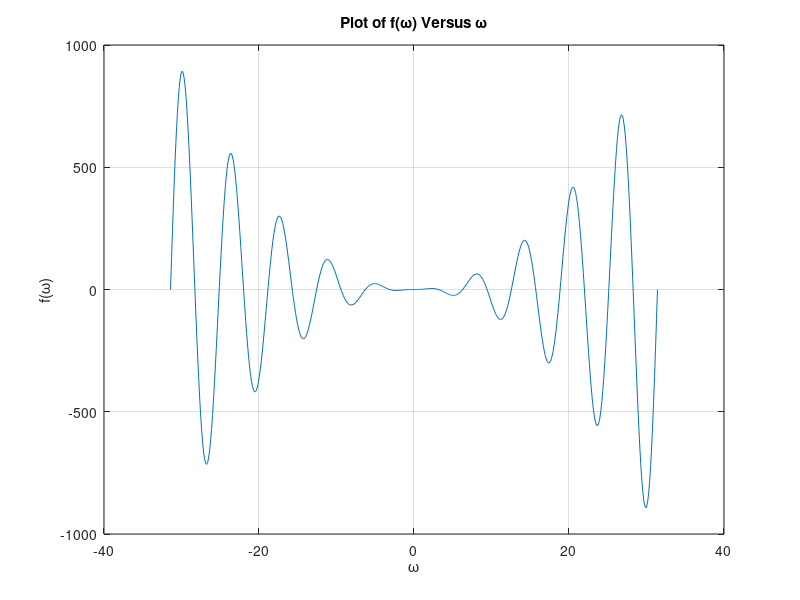

Write the MATLAB code that produced this figure.
figure
w = linspace(-10 * pi, 10 * pi, 500);
f = abs(w) .^ 2 .* sin(w);
plot(w, f);
title('Plot of f(\omega) Versus \omega');
xlabel('\omega');
ylabel('f(\omega)');
grid on
print('output.pdf', '-dpdf', '-bestfit', '-opengl');
